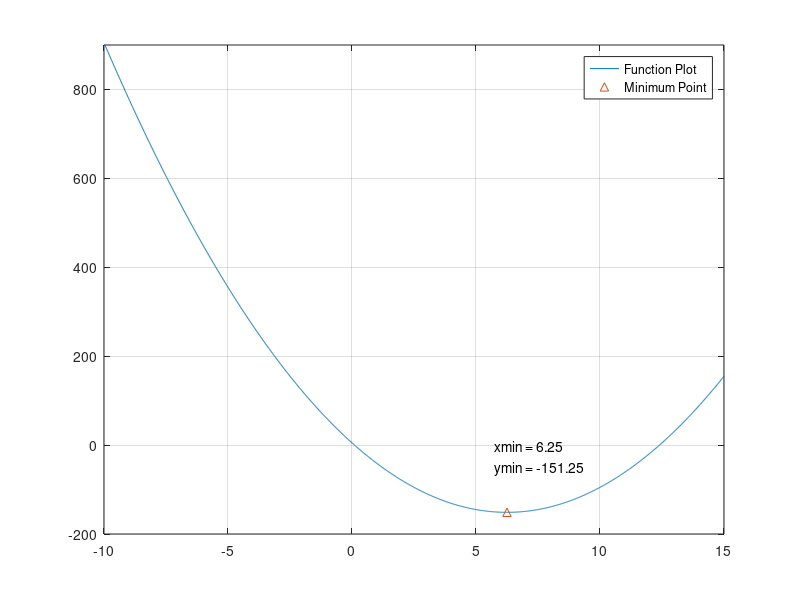

Source code (MATLAB): (Note: this script raises an error after producing the figure.)
%% anonymous function definition

sq = @(x) (x.^2);

x1 = [5 7 8 9];

sq(x1)

%% poly 1

ran = [-10 15];
poly1 = @(x) 4*x.^2 - 50*x + 5;
[xmin, ymin] = fminbnd(poly1, -10, 15);

%% plot and save the plot as png
figure;
fplot(poly1, ran);
axis tight;
grid on;

xlim([-10 15]);
ylim([-200 900]);

hold on;
plot(xmin, ymin, '^');
hold off;

legend('Function Plot', 'Minimum Point');

text(xmin-0.5, ymin+150, ['xmin = ', num2str(xmin)]);
text(xmin-0.5, ymin+100, ['ymin = ', num2str(ymin)]);

set(gcf, 'Position', [351 425 1243 700]);
exportgraphics(gcf, 'anonymous_funcitons.png');

%% Another anonymous function of multiple argument

sqrtsum = @(x,y) sqrt(x.^2 + y.^2);

sqrtsum(3, 4)

%% Plane anonymous function
A = 4; B = 5;

plane = @(x, y) (A*x + B*y);

plane(2,8)

%% calling one function in another

f = @(x) x.^3;
g = @(x) 5*sin(x);
h = @(x) g(f(x));

h(2)

%% nested functions (function handle)

f = parabola(4, -50, 5);

fminbnd(f, -10, 10)

%% reading data from xls file. readtable is faster.

tic
a = xlsread('');
toc

tic 
a = readtable('');
toc
